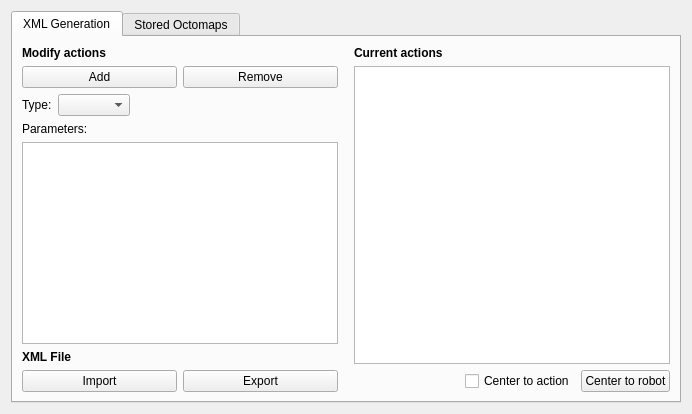
<?xml version="1.0" encoding="UTF-8"?>
<ui version="4.0">
 <class>FloatingRobotPlanningUI</class>
 <widget class="QWidget" name="FloatingRobotPlanningUI">
  <property name="geometry">
   <rect>
    <x>0</x>
    <y>0</y>
    <width>692</width>
    <height>414</height>
   </rect>
  </property>
  <property name="windowTitle">
   <string>MoveIt! Planning Frame</string>
  </property>
  <layout class="QVBoxLayout" name="verticalLayout_5">
   <item>
    <widget class="QTabWidget" name="tabWidget">
     <property name="sizePolicy">
      <sizepolicy hsizetype="Expanding" vsizetype="Expanding">
       <horstretch>0</horstretch>
       <verstretch>0</verstretch>
      </sizepolicy>
     </property>
     <property name="autoFillBackground">
      <bool>false</bool>
     </property>
     <property name="currentIndex">
      <number>0</number>
     </property>
     <widget class="QWidget" name="xml_generation">
      <attribute name="title">
       <string>XML Generation</string>
      </attribute>
      <layout class="QGridLayout" name="gridLayout_21">
       <item row="0" column="0">
        <layout class="QGridLayout" name="gridLayout_19">
         <item row="0" column="2">
          <layout class="QVBoxLayout" name="verticalLayout_18">
           <item>
            <widget class="QLabel" name="label_8">
             <property name="font">
              <font>
               <weight>75</weight>
               <bold>true</bold>
              </font>
             </property>
             <property name="text">
              <string>Current actions</string>
             </property>
            </widget>
           </item>
           <item>
            <widget class="QTableView" name="actions_table">
             <property name="editTriggers">
              <set>QAbstractItemView::NoEditTriggers</set>
             </property>
             <property name="alternatingRowColors">
              <bool>true</bool>
             </property>
            </widget>
           </item>
           <item>
            <layout class="QHBoxLayout" name="horizontalLayout_16">
             <item>
              <spacer name="horizontalSpacer_7">
               <property name="orientation">
                <enum>Qt::Horizontal</enum>
               </property>
               <property name="sizeHint" stdset="0">
                <size>
                 <width>40</width>
                 <height>20</height>
                </size>
               </property>
              </spacer>
             </item>
             <item>
              <widget class="QCheckBox" name="center_to_action">
               <property name="text">
                <string>Center to action</string>
               </property>
              </widget>
             </item>
             <item>
              <widget class="QPushButton" name="center_to_robot">
               <property name="text">
                <string>Center to robot</string>
               </property>
              </widget>
             </item>
            </layout>
           </item>
          </layout>
         </item>
         <item row="0" column="0">
          <layout class="QVBoxLayout" name="verticalLayout_19">
           <item>
            <widget class="QLabel" name="label_7">
             <property name="font">
              <font>
               <weight>75</weight>
               <bold>true</bold>
              </font>
             </property>
             <property name="text">
              <string>Modify actions</string>
             </property>
            </widget>
           </item>
           <item>
            <layout class="QHBoxLayout" name="horizontalLayout_12">
             <item>
              <widget class="QPushButton" name="add_action_button">
               <property name="text">
                <string>Add</string>
               </property>
              </widget>
             </item>
             <item>
              <widget class="QPushButton" name="remove_action_button">
               <property name="text">
                <string>Remove</string>
               </property>
              </widget>
             </item>
            </layout>
           </item>
           <item>
            <layout class="QHBoxLayout" name="horizontalLayout_17">
             <item alignment="Qt::AlignLeft">
              <widget class="QLabel" name="label_19">
               <property name="maximumSize">
                <size>
                 <width>100000</width>
                 <height>16777215</height>
                </size>
               </property>
               <property name="text">
                <string>Type:</string>
               </property>
              </widget>
             </item>
             <item>
              <widget class="QComboBox" name="action_type_combo_box"/>
             </item>
             <item>
              <spacer name="horizontalSpacer">
               <property name="orientation">
                <enum>Qt::Horizontal</enum>
               </property>
               <property name="sizeHint" stdset="0">
                <size>
                 <width>40</width>
                 <height>20</height>
                </size>
               </property>
              </spacer>
             </item>
            </layout>
           </item>
           <item>
            <widget class="QLabel" name="label_5">
             <property name="text">
              <string>Parameters:</string>
             </property>
            </widget>
           </item>
           <item>
            <widget class="QTableView" name="actions_parameters_table">
             <property name="alternatingRowColors">
              <bool>true</bool>
             </property>
            </widget>
           </item>
           <item>
            <widget class="QLabel" name="label_16">
             <property name="font">
              <font>
               <weight>75</weight>
               <bold>true</bold>
              </font>
             </property>
             <property name="text">
              <string>XML File</string>
             </property>
            </widget>
           </item>
           <item>
            <layout class="QHBoxLayout" name="horizontalLayout_13">
             <item>
              <widget class="QPushButton" name="import_xml_button">
               <property name="text">
                <string>Import</string>
               </property>
              </widget>
             </item>
             <item>
              <widget class="QPushButton" name="export_xml_button">
               <property name="text">
                <string>Export</string>
               </property>
              </widget>
             </item>
            </layout>
           </item>
          </layout>
         </item>
         <item row="0" column="1">
          <spacer name="horizontalSpacer_9">
           <property name="orientation">
            <enum>Qt::Horizontal</enum>
           </property>
           <property name="sizeType">
            <enum>QSizePolicy::Fixed</enum>
           </property>
           <property name="sizeHint" stdset="0">
            <size>
             <width>10</width>
             <height>20</height>
            </size>
           </property>
          </spacer>
         </item>
        </layout>
       </item>
      </layout>
     </widget>
     <widget class="QWidget" name="stored_octomaps">
      <attribute name="title">
       <string>Stored Octomaps</string>
      </attribute>
      <layout class="QGridLayout" name="gridLayout">
       <item row="0" column="0">
        <layout class="QVBoxLayout" name="verticalLayout_16">
         <item>
          <widget class="QTableView" name="octomaps_table">
           <property name="editTriggers">
            <set>QAbstractItemView::NoEditTriggers</set>
           </property>
           <property name="alternatingRowColors">
            <bool>true</bool>
           </property>
          </widget>
         </item>
        </layout>
       </item>
       <item row="0" column="1">
        <layout class="QVBoxLayout" name="verticalLayout_17">
         <item>
          <widget class="QPushButton" name="load_octomap_button">
           <property name="text">
            <string>Load Octomap</string>
           </property>
          </widget>
         </item>
         <item>
          <widget class="QPushButton" name="remove_octomap_button">
           <property name="text">
            <string>Remove Octomap</string>
           </property>
          </widget>
         </item>
         <item>
          <spacer name="verticalSpacer_6">
           <property name="orientation">
            <enum>Qt::Vertical</enum>
           </property>
           <property name="sizeHint" stdset="0">
            <size>
             <width>20</width>
             <height>40</height>
            </size>
           </property>
          </spacer>
         </item>
        </layout>
       </item>
      </layout>
     </widget>
    </widget>
   </item>
  </layout>
 </widget>
 <resources/>
 <connections/>
</ui>
